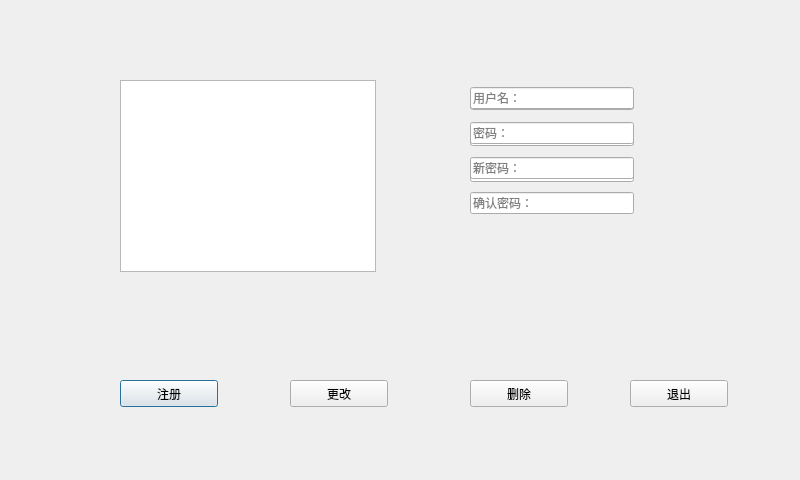
<?xml version="1.0" encoding="UTF-8"?>
<ui version="4.0">
 <class>guanli</class>
 <widget class="QDialog" name="guanli">
  <property name="geometry">
   <rect>
    <x>0</x>
    <y>0</y>
    <width>800</width>
    <height>480</height>
   </rect>
  </property>
  <property name="windowTitle">
   <string>Dialog</string>
  </property>
  <widget class="QLabel" name="label">
   <property name="geometry">
    <rect>
     <x>0</x>
     <y>0</y>
     <width>800</width>
     <height>480</height>
    </rect>
   </property>
   <property name="styleSheet">
    <string notr="true">border-image: url(:/6102.jpg);</string>
   </property>
   <property name="text">
    <string/>
   </property>
  </widget>
  <widget class="QTableView" name="tableView">
   <property name="geometry">
    <rect>
     <x>120</x>
     <y>80</y>
     <width>256</width>
     <height>192</height>
    </rect>
   </property>
  </widget>
  <widget class="QPushButton" name="pushButton">
   <property name="geometry">
    <rect>
     <x>120</x>
     <y>380</y>
     <width>98</width>
     <height>27</height>
    </rect>
   </property>
   <property name="text">
    <string>注册</string>
   </property>
  </widget>
  <widget class="QPushButton" name="pushButton_2">
   <property name="geometry">
    <rect>
     <x>290</x>
     <y>380</y>
     <width>98</width>
     <height>27</height>
    </rect>
   </property>
   <property name="text">
    <string>更改</string>
   </property>
  </widget>
  <widget class="QPushButton" name="pushButton_3">
   <property name="geometry">
    <rect>
     <x>470</x>
     <y>380</y>
     <width>98</width>
     <height>27</height>
    </rect>
   </property>
   <property name="text">
    <string>删除</string>
   </property>
  </widget>
  <widget class="QPushButton" name="pushButton_4">
   <property name="geometry">
    <rect>
     <x>630</x>
     <y>380</y>
     <width>98</width>
     <height>27</height>
    </rect>
   </property>
   <property name="text">
    <string>退出</string>
   </property>
  </widget>
  <widget class="QWidget" name="w_resgister" native="true">
   <property name="geometry">
    <rect>
     <x>470</x>
     <y>80</y>
     <width>164</width>
     <height>111</height>
    </rect>
   </property>
   <layout class="QGridLayout" name="gridLayout">
    <item row="0" column="0">
     <widget class="QLineEdit" name="led_resgister_name">
      <property name="placeholderText">
       <string>用户名：</string>
      </property>
     </widget>
    </item>
    <item row="1" column="0">
     <widget class="QLineEdit" name="led_resgister_pwd">
      <property name="placeholderText">
       <string>密码：</string>
      </property>
     </widget>
    </item>
    <item row="2" column="0">
     <widget class="QLineEdit" name="led_resgister_repwd">
      <property name="placeholderText">
       <string>确认密码：</string>
      </property>
     </widget>
    </item>
   </layout>
  </widget>
  <widget class="QWidget" name="w_update" native="true">
   <property name="geometry">
    <rect>
     <x>470</x>
     <y>80</y>
     <width>164</width>
     <height>144</height>
    </rect>
   </property>
   <layout class="QGridLayout" name="gridLayout_2">
    <item row="0" column="0">
     <widget class="QLineEdit" name="led_update_name">
      <property name="placeholderText">
       <string>用户名：</string>
      </property>
     </widget>
    </item>
    <item row="1" column="0">
     <widget class="QLineEdit" name="led_update_pwd">
      <property name="placeholderText">
       <string>密码：</string>
      </property>
     </widget>
    </item>
    <item row="2" column="0">
     <widget class="QLineEdit" name="led_update_Npwd">
      <property name="placeholderText">
       <string>新密码：</string>
      </property>
     </widget>
    </item>
    <item row="3" column="0">
     <widget class="QLineEdit" name="led_update_repwd">
      <property name="placeholderText">
       <string>确认密码：</string>
      </property>
     </widget>
    </item>
   </layout>
  </widget>
 </widget>
 <resources/>
 <connections/>
</ui>
